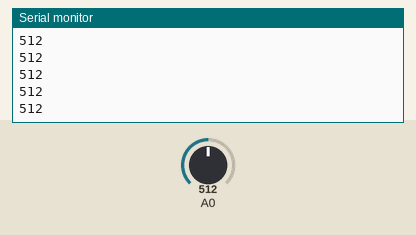
Simulated run of this sketch. Board: Arduino Uno, built with avr-gcc and run on an emulated ATmega328P. Parts: the last lines printed to the serial monitor. The test bench sets the inputs (shaded band); at power-on: A0 = 512.

Above: at 1.2 s.
1.3 s: A0 set to 716
At 1.9 s:
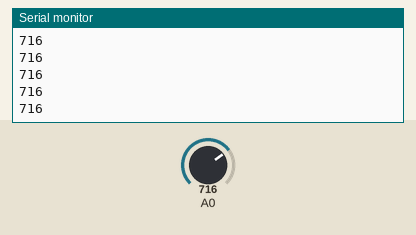
2.8 s: A0 set to 900
At 3.5 s:
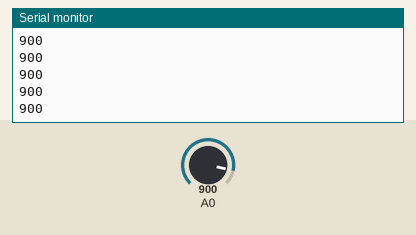
Timing chart, 0 to 5.8 s (numbered marks = the images above; inputs shaded):
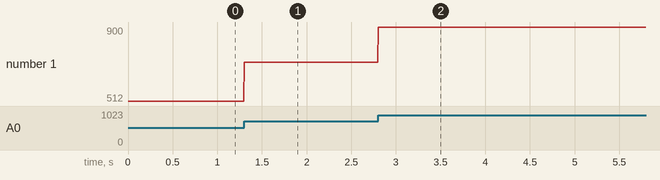

Measured:
- after the input at 1.3 s, the serial monitor: prints a new line at once (image 1)
- after the input at 2.8 s, the serial monitor: prints a new line at once (image 2)
- plotted number 1: 512 → 716 after the input at 1.3 s, 716 → 900 after the input at 2.8 s

The sketch:

A_arduinotomax.ino
```cpp
// this runs once:
void setup() {
  // put your setup code here, to run once:
  Serial.begin(9600); // turns on the serial - 9600 is the baud rate
}

void loop() {
  // SERIAL OUT FROM ARDUINO TO COMPUTER:
  int val = analogRead(A0); // read the pin A0 and store it into 'val'
  Serial.println(val); // send the 'val' down the serial line

  delay(5);
}
```
